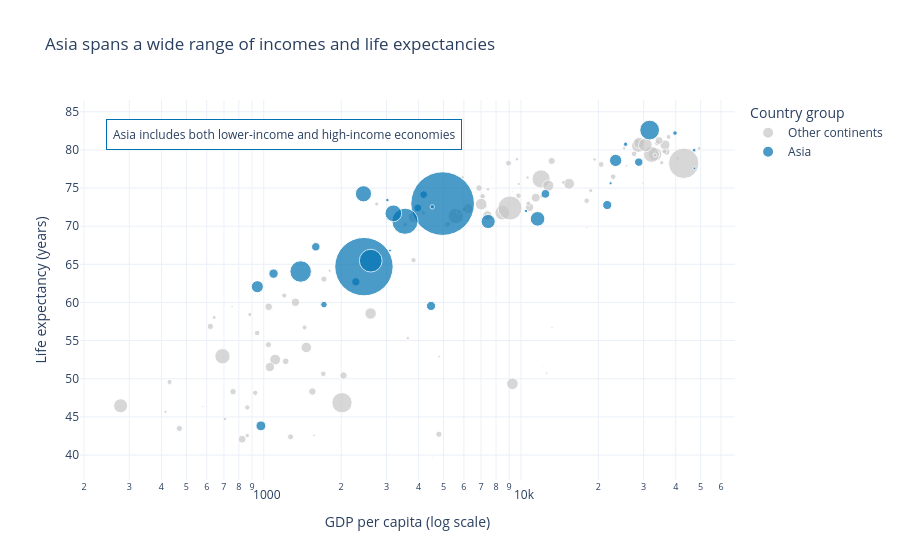

Notebook source saved alongside this figure:
### Markdown cell above
## Task 2 — Bubble chart: tell a story

**What to build:** A bubble chart (full 2007 dataset, all countries) where:
- x = GDP per capita (log scale)
- y = life expectancy
- size = population
- colour = ONE continent highlighted (your choice), all others grey
- At least one annotation explaining the highlighted group's story

> This is the grey-and-highlight technique applied to a bubble chart.

### Code cell
# Task 2: Gapminder bubble chart for 2007

year_data = df[df["year"] == 2007].copy()

highlight = "Asia"
year_data["group"] = year_data["continent"].apply(
    lambda x: highlight if x == highlight else "Other continents"
)

# Draw other continents first so the highlighted bubbles remain visible
fig = px.scatter(
    year_data.sort_values("group", ascending=False),
    x="gdpPercap",
    y="lifeExp",
    size="pop",
    color="group",
    color_discrete_map={
        "Other continents": "#C7C7C7",
        "Asia": "#0072B2"
    },
    size_max=45,
    hover_name="country",
    hover_data={
        "continent": True,
        "gdpPercap": ":,.0f",
        "lifeExp": ":.1f",
        "pop": ":,.0f",
        "group": False
    },
    log_x=True,
    title="Asia spans a wide range of incomes and life expectancies"
)

fig.update_layout(
    xaxis_title="GDP per capita (log scale)",
    yaxis_title="Life expectancy (years)",
    legend_title="Country group",
    template="plotly_white"
)

fig.add_annotation(
    x=0.04,
    y=0.95,
    xref="paper",
    yref="paper",
    text="Asia includes both lower-income and high-income economies",
    showarrow=False,
    align="left",
    bgcolor="white",
    bordercolor="#0072B2",
    borderwidth=1,
    borderpad=6
)

fig.show()

### Figure 1 — Plotly figure (JSON) as saved in the notebook; plotly's stock layout.template omitted (floating-point values rounded to 4 significant figures; data arrays with more than 128 entries replaced by an {"elided": "..."} marker saying what was removed)
{"data": [{"customdata": {"elided": "109x3 mixed values"}, "hovertemplate": "<b>%{hovertext}</b><br><br>gdpPercap=%{x:,.0f}<br>lifeExp=%{y:.1f}<br>pop=%{customdata[1]:,.0f}<br>continent=%{customdata[0]}<extra></extra>", "hovertext": ["Zimbabwe", "Hungary", "Morocco", "Montenegro", "Mexico", "Mauritius", "Mauritania", "Mali", "Malawi", "Madagascar", "Libya", "Liberia", "Lesotho", "Tanzania", "Albania", "Togo", "Kenya", "Trinidad and Tobago", "Tunisia", "Jamaica", "Italy", "Turkey", "Ireland", "Uganda", "United Kingdom", "United States", "Somalia", "Mozambique", "Switzerland", "Namibia", "Portugal", "Slovak Republic", "South Africa", "Sierra Leone", "Serbia", "Senegal", "Spain", "Sao Tome and Principe", "Rwanda", "Romania", "Reunion", "Puerto Rico", "Poland", "Sweden", "Peru", "Paraguay", "Panama", "Sudan", "Swaziland", "Norway", "Nigeria", "Niger", "Nicaragua", "New Zealand", "Netherlands", "Iceland", "Uruguay", "Venezuela", "Bulgaria", "Congo, Rep.", "Congo, Dem. Rep.", "Comoros", "Colombia", "Chile", "Chad", "Central African Republic", "Canada", "Cameroon", "Burundi", "Burkina Faso", "Brazil", "Cote d'Ivoire", "Botswana", "Bosnia and Herzegovina", "Bolivia", "Benin", "Belgium", "Zambia", "Austria", "Australia", "Argentina", "Angola", "Algeria", "Honduras", "Costa Rica", "Croatia", "Eritrea", "Haiti", "Guinea-Bissau", "Guinea", "Guatemala", "Greece", "Ghana", "Germany", "Gambia", "Gabon", "France", "Finland", "Ethiopia", "Equatorial Guinea", "Ecuador", "Cuba", "Czech Republic", "Denmark", "Djibouti", "Dominican Republic", "Egypt", "El Salvador", "Slovenia"], "legendgroup": "Other continents", "marker": {"color": "#C7C7C7", "size": [12311143, 9956108, 33757175, 684736, 108700891, 1250882, 3270065, 12031795, 13327079, 19167654, 6036914, 3193942, 2012649, 38139640, 3600523, 5701579, 35610177, 1056608, 10276158, 2780132, 58147733, 71158647, 4109086, 29170398, 60776238, 301139947, 9118773, 19951656, 7554661, 2055080, 10642836, 5447502, 43997828, 6144562, 10150265, 12267493, 40448191, 199579, 8860588, 22276056, 798094, 3942491, 38518241, 9031088, 28674757, 6667147, 3242173, 42292929, 1133066, 4627926, 135031164, 12894865, 5675356, 4115771, 16570613, 301931, 3447496, 26084662, 7322858, 3800610, 64606759, 710960, 44227550, 16284741, 10238807, 4369038, 33390141, 17696293, 8390505, 14326203, 190010647, 18013409, 1639131, 4552198, 9119152, 8078314, 10392226, 11746035, 8199783, 20434176, 40301927, 12420476, 33333216, 7483763, 4133884, 4493312, 4906585, 8502814, 1472041, 9947814, 12572928, 10706290, 22873338, 82400996, 1688359, 1454867, 61083916, 5238460, 76511887, 551201, 13755680, 11416987, 10228744, 5468120, 496374, 9319622, 80264543, 6939688, 2009245], "sizemode": "area", "sizeref": 651200.0, "symbol": "circle"}, "mode": "markers", "name": "Other continents", "orientation": "v", "showlegend": true, "type": "scatter", "x": [469.7, 18010.0, 3820.0, 9254.0, 11980.0, 10960.0, 1803.0, 1043.0, 759.3, 1045.0, 12060.0, 414.5, 1569.0, 1107.0, 5937.0, 883.0, 1463.0, 18010.0, 7093.0, 7321.0, 28570.0, 8458.0, 40680.0, 1056.0, 33200.0, 42950.0, 926.1, 823.7, 37510.0, 4811.0, 20510.0, 18680.0, 9270.0, 862.5, 9787.0, 1712.0, 28820.0, 1598.0, 863.1, 10810.0, 7670.0, 19330.0, 15390.0, 33860.0, 7409.0, 4173.0, 9809.0, 2602.0, 4513.0, 49360.0, 2014.0, 619.7, 2749.0, 25190.0, 36800.0, 36180.0, 10610.0, 11420.0, 10680.0, 3633.0, 277.6, 986.1, 7007.0, 13170.0, 1704.0, 706.0, 36320.0, 2042.0, 430.1, 1217.0, 9066.0, 1545.0, 12570.0, 7446.0, 3822.0, 1441.0, 33690.0, 1271.0, 36130.0, 34440.0, 12780.0, 4797.0, 6223.0, 3548.0, 9645.0, 14620.0, 641.4, 1202.0, 579.2, 942.7, 5186.0, 27540.0, 1328.0, 32170.0, 752.7, 13210.0, 30470.0, 33210.0, 690.8, 12150.0, 6873.0, 8948.0, 22830.0, 35280.0, 2082.0, 6025.0, 5581.0, 5728.0, 25770.0], "xaxis": "x", "y": [43.49, 73.34, 71.16, 74.54, 76.19, 72.8, 64.16, 54.47, 48.3, 59.44, 73.95, 45.68, 42.59, 52.52, 76.42, 58.42, 54.11, 69.82, 73.92, 72.57, 80.55, 71.78, 78.89, 51.54, 79.42, 78.24, 48.16, 42.08, 81.7, 52.91, 78.1, 74.66, 49.34, 42.57, 74.0, 63.06, 80.94, 65.53, 46.24, 72.48, 76.44, 78.75, 75.56, 80.88, 71.42, 71.75, 75.54, 58.56, 39.61, 80.2, 46.86, 56.87, 72.9, 80.2, 79.76, 81.76, 76.38, 73.75, 73.0, 55.32, 46.46, 65.15, 72.89, 78.55, 50.65, 44.74, 80.65, 50.43, 49.58, 52.3, 72.39, 48.33, 50.73, 74.85, 65.55, 56.73, 79.44, 42.38, 79.83, 81.23, 75.32, 42.73, 72.3, 70.2, 78.78, 75.75, 58.04, 60.92, 46.39, 56.01, 70.26, 79.48, 60.02, 79.41, 59.45, 56.73, 80.66, 79.31, 52.95, 51.58, 74.99, 78.27, 76.49, 78.33, 54.79, 72.23, 71.34, 71.88, 77.93], "yaxis": "y"}, {"customdata": [["Asia", 19314747, "Asia"], ["Asia", 22211743, "Asia"], ["Asia", 23174294, "Asia"], ["Asia", 85262356, "Asia"], ["Asia", 4018332, "Asia"], ["Asia", 65068149, "Asia"], ["Asia", 20378239, "Asia"], ["Asia", 31889923, "Asia"], ["Asia", 4553009, "Asia"], ["Asia", 127467972, "Asia"], ["Asia", 708573, "Asia"], ["Asia", 150448339, "Asia"], ["Asia", 14131858, "Asia"], ["Asia", 1318683096, "Asia"], ["Asia", 6980412, "Asia"], ["Asia", 1110396331, "Asia"], ["Asia", 223547000, "Asia"], ["Asia", 69453570, "Asia"], ["Asia", 27499638, "Asia"], ["Asia", 6426679, "Asia"], ["Asia", 6053193, "Asia"], ["Asia", 27601038, "Asia"], ["Asia", 23301725, "Asia"], ["Asia", 49044790, "Asia"], ["Asia", 3921278, "Asia"], ["Asia", 24821286, "Asia"], ["Asia", 2874127, "Asia"], ["Asia", 47761980, "Asia"], ["Asia", 28901790, "Asia"], ["Asia", 3204897, "Asia"], ["Asia", 169270617, "Asia"], ["Asia", 91077287, "Asia"], ["Asia", 2505559, "Asia"]], "hovertemplate": "<b>%{hovertext}</b><br><br>gdpPercap=%{x:,.0f}<br>lifeExp=%{y:.1f}<br>pop=%{customdata[1]:,.0f}<br>continent=%{customdata[0]}<extra></extra>", "hovertext": ["Syria", "Yemen, Rep.", "Taiwan", "Vietnam", "West Bank and Gaza", "Thailand", "Sri Lanka", "Afghanistan", "Singapore", "Japan", "Bahrain", "Bangladesh", "Cambodia", "China", "Hong Kong, China", "India", "Indonesia", "Iran", "Iraq", "Israel", "Jordan", "Saudi Arabia", "Korea, Dem. Rep.", "Korea, Rep.", "Lebanon", "Malaysia", "Mongolia", "Myanmar", "Nepal", "Oman", "Pakistan", "Philippines", "Kuwait"], "legendgroup": "Asia", "marker": {"color": "#0072B2", "size": [19314747, 22211743, 23174294, 85262356, 4018332, 65068149, 20378239, 31889923, 4553009, 127467972, 708573, 150448339, 14131858, 1318683096, 6980412, 1110396331, 223547000, 69453570, 27499638, 6426679, 6053193, 27601038, 23301725, 49044790, 3921278, 24821286, 2874127, 47761980, 28901790, 3204897, 169270617, 91077287, 2505559], "sizemode": "area", "sizeref": 651200.0, "symbol": "circle"}, "mode": "markers", "name": "Asia", "orientation": "v", "showlegend": true, "type": "scatter", "x": [4185.0, 2281.0, 28720.0, 2442.0, 3025.0, 7458.0, 3970.0, 974.6, 47140.0, 31660.0, 29800.0, 1391.0, 1714.0, 4959.0, 39720.0, 2452.0, 3541.0, 11610.0, 4471.0, 25520.0, 4519.0, 21650.0, 1593.0, 23350.0, 10460.0, 12450.0, 3096.0, 944.0, 1091.0, 22320.0, 2606.0, 3190.0, 47310.0], "xaxis": "x", "y": [74.14, 62.7, 78.4, 74.25, 73.42, 70.62, 72.4, 43.83, 79.97, 82.6, 75.64, 64.06, 59.72, 72.96, 82.21, 64.7, 70.65, 70.96, 59.55, 80.75, 72.53, 72.78, 67.3, 78.62, 71.99, 74.24, 66.8, 62.07, 63.78, 75.64, 65.48, 71.69, 77.59], "yaxis": "y"}], "layout": {"annotations": [{"align": "left", "bgcolor": "white", "bordercolor": "#0072B2", "borderpad": 6, "borderwidth": 1, "showarrow": false, "text": "Asia includes both lower-income and high-income economies", "x": 0.04, "xref": "paper", "y": 0.95, "yref": "paper"}], "legend": {"itemsizing": "constant", "title": {"text": "Country group"}, "tracegroupgap": 0}, "title": {"text": "Asia spans a wide range of incomes and life expectancies"}, "xaxis": {"anchor": "y", "domain": [0, 1], "title": {"text": "GDP per capita (log scale)"}, "type": "log"}, "yaxis": {"anchor": "x", "domain": [0, 1], "title": {"text": "Life expectancy (years)"}}}}
